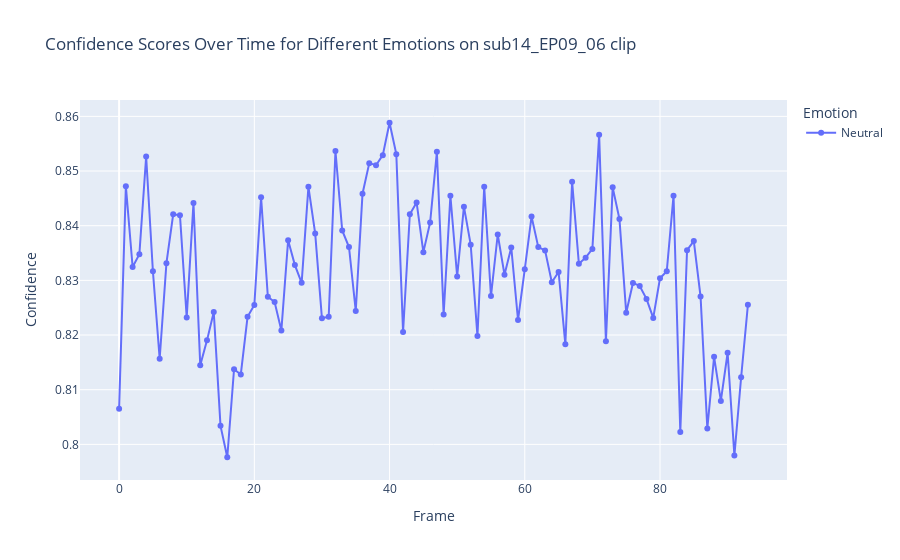

Write notebook code for a chart like this one.
### Code cell
plot_predictions(df, 'sub14_EP09_06')

### Figure 1 — Plotly figure (JSON) as saved in the notebook; plotly's stock layout.template omitted (floating-point values rounded to 4 significant figures)
{"data": [{"hovertemplate": "Emotion=Neutral<br>Frame=%{x}<br>Confidence=%{y}<extra></extra>", "legendgroup": "Neutral", "line": {"color": "#636efa", "dash": "solid"}, "marker": {"symbol": "circle"}, "mode": "lines+markers", "name": "Neutral", "orientation": "v", "showlegend": true, "type": "scatter", "x": [0, 1, 2, 3, 4, 5, 6, 7, 8, 9, 10, 11, 12, 13, 14, 15, 16, 17, 18, 19, 20, 21, 22, 23, 24, 25, 26, 27, 28, 29, 30, 31, 32, 33, 34, 35, 36, 37, 38, 39, 40, 41, 42, 43, 44, 45, 46, 47, 48, 49, 50, 51, 52, 53, 54, 55, 56, 57, 58, 59, 60, 61, 62, 63, 64, 65, 66, 67, 68, 69, 70, 71, 72, 73, 74, 75, 76, 77, 78, 79, 80, 81, 82, 83, 84, 85, 86, 87, 88, 89, 90, 91, 92, 93], "xaxis": "x", "y": [0.8065, 0.8472, 0.8325, 0.8348, 0.8527, 0.8317, 0.8157, 0.8331, 0.8421, 0.8419, 0.8232, 0.8442, 0.8145, 0.819, 0.8242, 0.8034, 0.7976, 0.8137, 0.8128, 0.8233, 0.8255, 0.8452, 0.827, 0.826, 0.8208, 0.8374, 0.8328, 0.8295, 0.8471, 0.8386, 0.8231, 0.8233, 0.8537, 0.8391, 0.8361, 0.8244, 0.8459, 0.8514, 0.8511, 0.8529, 0.8588, 0.8531, 0.8205, 0.8421, 0.8443, 0.8352, 0.8406, 0.8535, 0.8238, 0.8455, 0.8307, 0.8435, 0.8365, 0.8198, 0.8471, 0.8271, 0.8384, 0.831, 0.836, 0.8227, 0.832, 0.8417, 0.8361, 0.8355, 0.8296, 0.8315, 0.8183, 0.8481, 0.8331, 0.8342, 0.8358, 0.8566, 0.8189, 0.847, 0.8412, 0.8241, 0.8295, 0.829, 0.8266, 0.8231, 0.8304, 0.8317, 0.8455, 0.8022, 0.8355, 0.8372, 0.827, 0.8029, 0.816, 0.8079, 0.8168, 0.798, 0.8123, 0.8255], "yaxis": "y"}], "layout": {"legend": {"title": {"text": "Emotion"}, "tracegroupgap": 0}, "title": {"text": "Confidence Scores Over Time for Different Emotions on sub14_EP09_06 clip"}, "xaxis": {"anchor": "y", "domain": [0, 1], "title": {"text": "Frame"}}, "yaxis": {"anchor": "x", "domain": [0, 1], "title": {"text": "Confidence"}}}}
